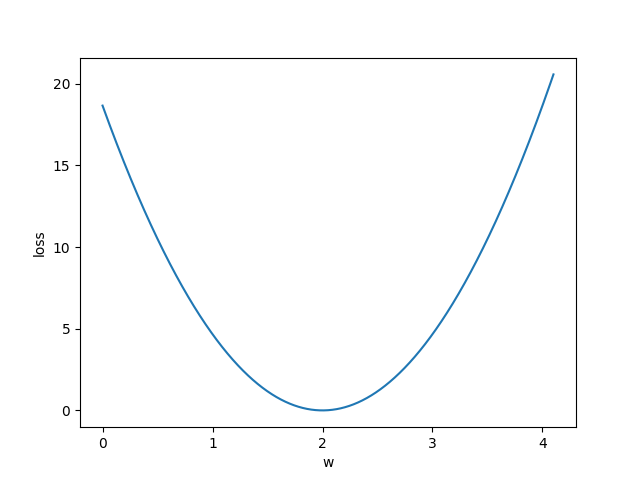

This figure's Python source:
'''draw the graph of 线性模型 linear model
假设模型，
控制w的大小，使得mse不断变化
'''
import numpy as np
import matplotlib.pyplot as plt

x_data=[1.0,2.0,3.0]
y_data=[2.0,4.0,6.0]

def forward(x):
    return x*w

def loss(x,y):
    y_pred=forward(x)
    return (y_pred-y)*(y_pred-y)

w_list=[]
mse_list=[]
for w in np.arange(0.0,4.1,0.1):
    print('w=',w)
    l_sum=0
    for x_val,y_val in zip(x_data,y_data):
        y_pred_val=forward(x_val)
        loss_val=loss(x_val,y_val)
        l_sum+=loss_val
        print('\t',x_val,y_val,y_pred_val,loss_val)
    print('MSE=',l_sum/3)
    w_list.append(w)
    mse_list.append(l_sum/3)

plt.plot(w_list,mse_list)
plt.ylabel('loss')
plt.xlabel('w')
plt.show()
